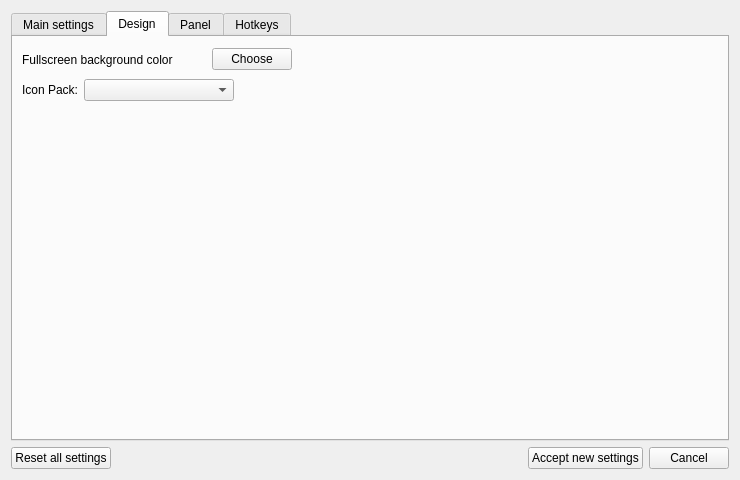
<?xml version="1.0" encoding="UTF-8"?>
<ui version="4.0">
 <class>Settings</class>
 <widget class="QWidget" name="Settings">
  <property name="geometry">
   <rect>
    <x>0</x>
    <y>0</y>
    <width>740</width>
    <height>480</height>
   </rect>
  </property>
  <property name="windowTitle">
   <string>QImageViewer - Settings</string>
  </property>
  <property name="windowIcon">
   <iconset resource="resources.qrc">
    <normaloff>:/res/settings.png</normaloff>:/res/settings.png</iconset>
  </property>
  <layout class="QVBoxLayout" name="verticalLayout_3">
   <item>
    <widget class="QTabWidget" name="tabWidget">
     <property name="currentIndex">
      <number>1</number>
     </property>
     <widget class="QWidget" name="tabMainSettings">
      <attribute name="title">
       <string>Main settings</string>
      </attribute>
      <layout class="QVBoxLayout" name="verticalLayout_2">
       <item>
        <layout class="QHBoxLayout" name="horizontalLayout_2">
         <item>
          <widget class="QLabel" name="label">
           <property name="locale">
            <locale language="English" country="UnitedStates"/>
           </property>
           <property name="text">
            <string>Default folder:</string>
           </property>
          </widget>
         </item>
         <item>
          <widget class="QLineEdit" name="defaultfolderLineEdit"/>
         </item>
         <item>
          <widget class="QPushButton" name="defaultfolderBrowseButton">
           <property name="locale">
            <locale language="English" country="Kenya"/>
           </property>
           <property name="text">
            <string>Browse</string>
           </property>
          </widget>
         </item>
        </layout>
       </item>
       <item>
        <widget class="Line" name="line_2">
         <property name="orientation">
          <enum>Qt::Horizontal</enum>
         </property>
        </widget>
       </item>
       <item>
        <widget class="QCheckBox" name="mouseFullscreenCheckBox">
         <property name="text">
          <string>Double-click enables/disables full screen mode</string>
         </property>
        </widget>
       </item>
       <item>
        <widget class="QCheckBox" name="mouseZoomCheckBox">
         <property name="text">
          <string>Enable/Disable mouse wheel zoom</string>
         </property>
        </widget>
       </item>
       <item>
        <widget class="Line" name="line">
         <property name="orientation">
          <enum>Qt::Horizontal</enum>
         </property>
        </widget>
       </item>
       <item>
        <layout class="QHBoxLayout" name="horizontalLayout_5">
         <item>
          <widget class="QLabel" name="label_8">
           <property name="text">
            <string>Slideshow interval:</string>
           </property>
          </widget>
         </item>
         <item>
          <widget class="QDoubleSpinBox" name="slideshowIntervalSpinBox">
           <property name="baseSize">
            <size>
             <width>0</width>
             <height>0</height>
            </size>
           </property>
           <property name="minimum">
            <double>0.100000000000000</double>
           </property>
           <property name="maximum">
            <double>60.000000000000000</double>
           </property>
           <property name="singleStep">
            <double>0.100000000000000</double>
           </property>
          </widget>
         </item>
         <item>
          <widget class="QPushButton" name="slideshowIntervalButton">
           <property name="text">
            <string>Reset</string>
           </property>
          </widget>
         </item>
         <item>
          <spacer name="horizontalSpacer_5">
           <property name="orientation">
            <enum>Qt::Horizontal</enum>
           </property>
           <property name="sizeType">
            <enum>QSizePolicy::Expanding</enum>
           </property>
           <property name="sizeHint" stdset="0">
            <size>
             <width>60</width>
             <height>20</height>
            </size>
           </property>
          </spacer>
         </item>
        </layout>
       </item>
       <item>
        <layout class="QHBoxLayout" name="horizontalLayout">
         <item>
          <widget class="QCheckBox" name="slideshowTransitionCheckBox">
           <property name="text">
            <string>Smooth transition in slideshow</string>
           </property>
          </widget>
         </item>
        </layout>
       </item>
       <item>
        <widget class="Line" name="line_3">
         <property name="orientation">
          <enum>Qt::Horizontal</enum>
         </property>
        </widget>
       </item>
       <item>
        <layout class="QHBoxLayout" name="horizontalLayout_4">
         <item>
          <widget class="QLabel" name="label_9">
           <property name="text">
            <string>Application language:</string>
           </property>
          </widget>
         </item>
         <item>
          <widget class="QComboBox" name="languageComboBox">
           <item>
            <property name="text">
             <string>System</string>
            </property>
           </item>
           <item>
            <property name="text">
             <string>English</string>
            </property>
           </item>
           <item>
            <property name="text">
             <string>Русский</string>
            </property>
           </item>
           <item>
            <property name="text">
             <string>Українська</string>
            </property>
           </item>
           <item>
            <property name="text">
             <string>Polski</string>
            </property>
           </item>
          </widget>
         </item>
         <item>
          <spacer name="horizontalSpacer_6">
           <property name="orientation">
            <enum>Qt::Horizontal</enum>
           </property>
           <property name="sizeHint" stdset="0">
            <size>
             <width>40</width>
             <height>20</height>
            </size>
           </property>
          </spacer>
         </item>
        </layout>
       </item>
       <item>
        <spacer name="verticalSpacer">
         <property name="orientation">
          <enum>Qt::Vertical</enum>
         </property>
         <property name="sizeHint" stdset="0">
          <size>
           <width>20</width>
           <height>40</height>
          </size>
         </property>
        </spacer>
       </item>
      </layout>
     </widget>
     <widget class="QWidget" name="tab_3">
      <attribute name="title">
       <string>Design</string>
      </attribute>
      <layout class="QVBoxLayout" name="verticalLayout_5">
       <item>
        <layout class="QHBoxLayout" name="horizontalLayout_9">
         <item>
          <widget class="QLabel" name="label_2">
           <property name="text">
            <string>Fullscreen background color</string>
           </property>
          </widget>
         </item>
         <item>
          <widget class="QLabel" name="fullscreenColorLabel">
           <property name="minimumSize">
            <size>
             <width>27</width>
             <height>27</height>
            </size>
           </property>
           <property name="maximumSize">
            <size>
             <width>27</width>
             <height>27</height>
            </size>
           </property>
           <property name="text">
            <string/>
           </property>
          </widget>
         </item>
         <item>
          <widget class="QPushButton" name="fullscreenColorButton">
           <property name="text">
            <string>Choose</string>
           </property>
          </widget>
         </item>
         <item>
          <spacer name="horizontalSpacer_3">
           <property name="orientation">
            <enum>Qt::Horizontal</enum>
           </property>
           <property name="sizeHint" stdset="0">
            <size>
             <width>40</width>
             <height>20</height>
            </size>
           </property>
          </spacer>
         </item>
        </layout>
       </item>
       <item>
        <layout class="QHBoxLayout" name="horizontalLayout_10">
         <item>
          <widget class="QLabel" name="label_3">
           <property name="text">
            <string>Icon Pack:</string>
           </property>
          </widget>
         </item>
         <item>
          <widget class="QComboBox" name="iconpackBox">
           <property name="minimumSize">
            <size>
             <width>150</width>
             <height>0</height>
            </size>
           </property>
          </widget>
         </item>
         <item>
          <spacer name="horizontalSpacer_4">
           <property name="orientation">
            <enum>Qt::Horizontal</enum>
           </property>
           <property name="sizeHint" stdset="0">
            <size>
             <width>40</width>
             <height>20</height>
            </size>
           </property>
          </spacer>
         </item>
        </layout>
       </item>
       <item>
        <spacer name="verticalSpacer_2">
         <property name="orientation">
          <enum>Qt::Vertical</enum>
         </property>
         <property name="sizeHint" stdset="0">
          <size>
           <width>20</width>
           <height>40</height>
          </size>
         </property>
        </spacer>
       </item>
      </layout>
     </widget>
     <widget class="QWidget" name="tab_2">
      <attribute name="title">
       <string>Panel</string>
      </attribute>
      <layout class="QVBoxLayout" name="verticalLayout_4">
       <item>
        <layout class="QHBoxLayout" name="horizontalLayout_6">
         <item>
          <widget class="QComboBox" name="toolpanelComboBox">
           <property name="minimumSize">
            <size>
             <width>275</width>
             <height>0</height>
            </size>
           </property>
           <item>
            <property name="text">
             <string>Panel at the bottom</string>
            </property>
           </item>
           <item>
            <property name="text">
             <string>Panel on top</string>
            </property>
           </item>
           <item>
            <property name="text">
             <string>No panel</string>
            </property>
           </item>
          </widget>
         </item>
         <item>
          <spacer name="horizontalSpacer_7">
           <property name="orientation">
            <enum>Qt::Horizontal</enum>
           </property>
           <property name="sizeHint" stdset="0">
            <size>
             <width>40</width>
             <height>20</height>
            </size>
           </property>
          </spacer>
         </item>
        </layout>
       </item>
       <item>
        <widget class="QScrollArea" name="scrollArea">
         <property name="widgetResizable">
          <bool>true</bool>
         </property>
         <widget class="QWidget" name="scrollAreaWidgetContents_2">
          <property name="geometry">
           <rect>
            <x>0</x>
            <y>0</y>
            <width>216</width>
            <height>320</height>
           </rect>
          </property>
          <layout class="QFormLayout" name="formLayout">
           <property name="fieldGrowthPolicy">
            <enum>QFormLayout::AllNonFixedFieldsGrow</enum>
           </property>
           <item row="0" column="0">
            <widget class="QCheckBox" name="panelbutRotateLeftCheckBox">
             <property name="text">
              <string>Rotate Left</string>
             </property>
             <property name="icon">
              <iconset resource="resources.qrc">
               <normaloff>:/res/rotate-left.png</normaloff>:/res/rotate-left.png</iconset>
             </property>
            </widget>
           </item>
           <item row="1" column="0">
            <widget class="QCheckBox" name="panelbutRotateRightCheckBox">
             <property name="text">
              <string>Rotate Right</string>
             </property>
             <property name="icon">
              <iconset resource="resources.qrc">
               <normaloff>:/res/rotate-right.png</normaloff>:/res/rotate-right.png</iconset>
             </property>
            </widget>
           </item>
           <item row="2" column="0">
            <widget class="QCheckBox" name="panelbutFlipHorizontalCheckBox">
             <property name="text">
              <string>Flip hotizontal</string>
             </property>
             <property name="icon">
              <iconset resource="resources.qrc">
               <normaloff>:/res/flip-horizontal.png</normaloff>:/res/flip-horizontal.png</iconset>
             </property>
            </widget>
           </item>
           <item row="3" column="0">
            <widget class="QCheckBox" name="panelbutFlipVerticalCheckBox">
             <property name="text">
              <string>Flip Vertical</string>
             </property>
             <property name="icon">
              <iconset resource="resources.qrc">
               <normaloff>:/res/flip-vertical.png</normaloff>:/res/flip-vertical.png</iconset>
             </property>
            </widget>
           </item>
           <item row="4" column="0">
            <widget class="QCheckBox" name="panelbutZoomInCheckBox">
             <property name="text">
              <string>Zoom In</string>
             </property>
             <property name="icon">
              <iconset resource="resources.qrc">
               <normaloff>:/res/zoom-in.png</normaloff>:/res/zoom-in.png</iconset>
             </property>
            </widget>
           </item>
           <item row="5" column="0">
            <widget class="QCheckBox" name="panelbutZoomOutCheckBox">
             <property name="text">
              <string>Zoom Out</string>
             </property>
             <property name="icon">
              <iconset resource="resources.qrc">
               <normaloff>:/res/zoom-out.png</normaloff>:/res/zoom-out.png</iconset>
             </property>
            </widget>
           </item>
           <item row="6" column="0">
            <widget class="QCheckBox" name="panelbutZoomWindowCheckBox">
             <property name="text">
              <string>Zoom to window size</string>
             </property>
             <property name="icon">
              <iconset resource="resources.qrc">
               <normaloff>:/res/zoom-window.png</normaloff>:/res/zoom-window.png</iconset>
             </property>
            </widget>
           </item>
           <item row="7" column="0">
            <widget class="QCheckBox" name="panelbutZoomOriginalCheckBox">
             <property name="text">
              <string>Zoom to original size</string>
             </property>
             <property name="icon">
              <iconset resource="resources.qrc">
               <normaloff>:/res/zoom-original.png</normaloff>:/res/zoom-original.png</iconset>
             </property>
            </widget>
           </item>
           <item row="8" column="0">
            <widget class="QCheckBox" name="panelbutFullscreenCheckBox">
             <property name="text">
              <string>Fullscreen</string>
             </property>
             <property name="icon">
              <iconset resource="resources.qrc">
               <normaloff>:/res/fullscreen.png</normaloff>:/res/fullscreen.png</iconset>
             </property>
            </widget>
           </item>
           <item row="9" column="0">
            <widget class="QCheckBox" name="panelbutSlideshowCheckBox">
             <property name="text">
              <string>Slideshow</string>
             </property>
             <property name="icon">
              <iconset resource="resources.qrc">
               <normaloff>:/res/slideshow.png</normaloff>:/res/slideshow.png</iconset>
             </property>
            </widget>
           </item>
           <item row="10" column="0">
            <widget class="QCheckBox" name="panelbutPropertiesCheckBox">
             <property name="text">
              <string>Properties</string>
             </property>
             <property name="icon">
              <iconset resource="resources.qrc">
               <normaloff>:/res/file-properties.png</normaloff>:/res/file-properties.png</iconset>
             </property>
            </widget>
           </item>
          </layout>
         </widget>
        </widget>
       </item>
       <item>
        <layout class="QHBoxLayout" name="horizontalLayout_8">
         <item>
          <widget class="QPushButton" name="panelReset">
           <property name="text">
            <string>Reset panel settings</string>
           </property>
          </widget>
         </item>
         <item>
          <spacer name="horizontalSpacer_2">
           <property name="orientation">
            <enum>Qt::Horizontal</enum>
           </property>
           <property name="sizeHint" stdset="0">
            <size>
             <width>40</width>
             <height>20</height>
            </size>
           </property>
          </spacer>
         </item>
        </layout>
       </item>
      </layout>
     </widget>
     <widget class="QWidget" name="tab">
      <attribute name="title">
       <string>Hotkeys</string>
      </attribute>
      <layout class="QVBoxLayout" name="verticalLayout">
       <item>
        <widget class="QTreeWidget" name="hotkeyWidget">
         <property name="columnCount">
          <number>2</number>
         </property>
         <column>
          <property name="text">
           <string notr="true">1</string>
          </property>
         </column>
         <column>
          <property name="text">
           <string notr="true">2</string>
          </property>
         </column>
        </widget>
       </item>
       <item>
        <layout class="QHBoxLayout" name="horizontalLayout_7">
         <item>
          <widget class="QPushButton" name="resetHotkeysButton">
           <property name="text">
            <string>Reset hotkeys to defaults</string>
           </property>
          </widget>
         </item>
         <item>
          <spacer name="horizontalSpacer_8">
           <property name="orientation">
            <enum>Qt::Horizontal</enum>
           </property>
           <property name="sizeHint" stdset="0">
            <size>
             <width>40</width>
             <height>20</height>
            </size>
           </property>
          </spacer>
         </item>
        </layout>
       </item>
      </layout>
     </widget>
    </widget>
   </item>
   <item>
    <layout class="QHBoxLayout" name="horizontalLayout_3">
     <item>
      <widget class="QPushButton" name="resetButton">
       <property name="text">
        <string>Reset all settings</string>
       </property>
      </widget>
     </item>
     <item>
      <spacer name="horizontalSpacer">
       <property name="orientation">
        <enum>Qt::Horizontal</enum>
       </property>
       <property name="sizeHint" stdset="0">
        <size>
         <width>40</width>
         <height>20</height>
        </size>
       </property>
      </spacer>
     </item>
     <item>
      <widget class="QPushButton" name="acceptButton">
       <property name="text">
        <string>Accept new settings</string>
       </property>
      </widget>
     </item>
     <item>
      <widget class="QPushButton" name="cancelButton">
       <property name="text">
        <string>Cancel</string>
       </property>
      </widget>
     </item>
    </layout>
   </item>
  </layout>
 </widget>
 <resources>
  <include location="resources.qrc"/>
 </resources>
 <connections/>
</ui>
